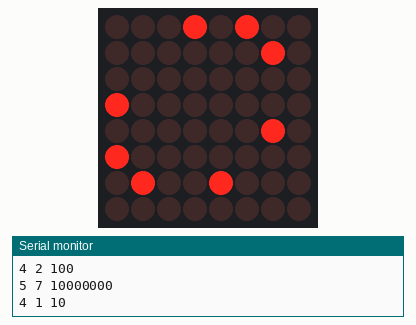
The sketch below on a simulated Arduino Uno, built with avr-gcc and run on an emulated ATmega328P. On the bench: 8×8 LED matrix, the last lines printed to the serial monitor. Random numbers use the default seed unless the sketch sets one.

Above: at 1.2 s.
At 4.5 s:
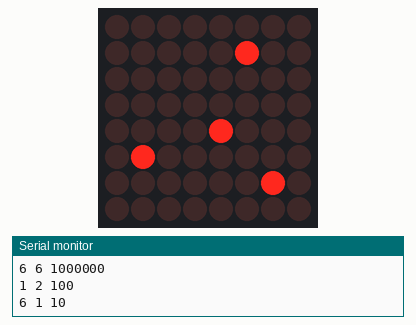
At 14.65 s:
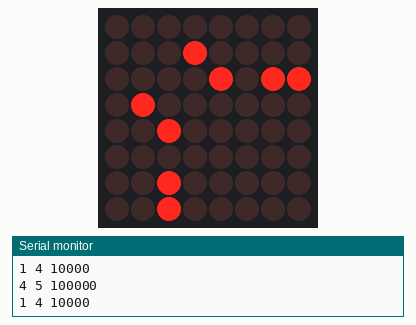
At 18.85 s:
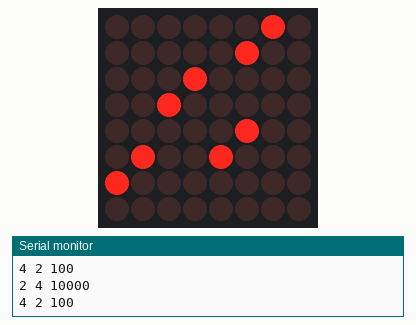
At 23.55 s:
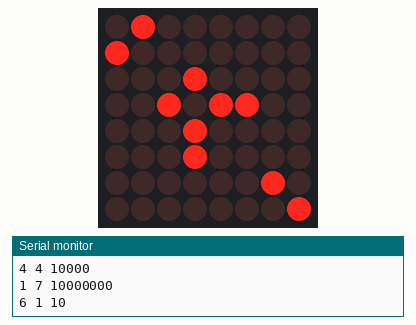
At 38.2 s:
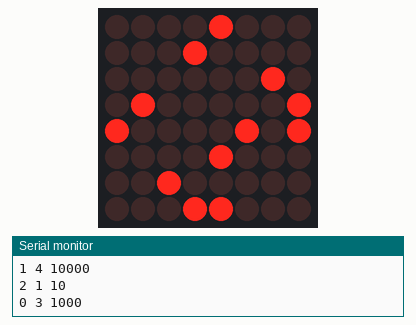

The sketch:

MatrixDemo_rows_col.ino
```cpp
//We always have to include the library
#include "LedControl.h"

typedef enum {
  WRITE_MODE,
  ERASE_MODE
} w_e_enum;

/*
  Now we need a LedControl to work with.
 ***** These pin numbers will probably not work with your hardware *****
  pin 2 (12) is connected to the DataIn
  pin 3 (11) is connected to the CLK
  pin 4 (10) is connected to LOAD
  We have only a single MAX72XX.
*/
LedControl lc = LedControl(4, 3, 2, 1);

// we always wait a bit between updates of the display
unsigned long delaytime = 100;
unsigned long pM_0 = 0;
unsigned long pM_1 = 0;

// debounce
const byte buttonPin = 7;
int buttonState;             // the current reading from the input pin
int lastButtonState = HIGH;   // the previous reading from the input pin

boolean write_erase = WRITE_MODE;
// the following variables are unsigned long's because the time, measured in miliseconds,
// will quickly become a bigger number than can't be stored in an int.
unsigned long lastDebounceTime = 0;  // the last time the output pin was toggled
unsigned long debounceDelay = 50;    // the debounce time; increase if the output flickers

const byte joyPinX = A2;
const byte joyPinY = A3;
const byte srandPin = A0;

void setup()
{
  randomSeed(analogRead(srandPin));
  pinMode(buttonPin, INPUT_PULLUP);
  // The MAX72XX is in power-saving mode on startup, we have to do a wakeup call
  lc.shutdown(0, false);
  // Set the brightness to a medium values
  lc.setIntensity(0, 8);
  // and clear the display
  lc.clearDisplay(0);
  Serial.begin(9600);
}

int lastRanA = 9;
int lastRanB = 9;

unsigned long lastMillis = 0;

void loop()
{
  int ranA, ranB;
  boolean ok = false;
  byte data = 0;
  unsigned long curMillis = millis();

  if (curMillis - lastMillis >= 100)
  {
    lastMillis = curMillis;
    while (ok == false)
    {
      ranA = random(0, 8);
      if (ranA != lastRanA)
        ok = true;
    }
    Serial.print(ranA);
    Serial.print(F(" "));
    lastRanA = ranA;
    ok = false;
    while (ok == false)
    {
      ranB = random(0, 8);
      if (ranB != lastRanB)
        ok = true;
    }
    lastRanB = ranB;
    bitSet(data, ranB);
    Serial.print(ranB);
    Serial.print(F(" "));
    Serial.println(data, BIN);
    //lc.setRow(0, ranA, B00001000);
    lc.setRow(0, ranA, data);
    lc.setColumn(0, ranA, data);
  }
}

/*
  This function lights up a some Leds in a row.
  The pattern will be repeated on every row.
  The pattern will blink along with the row-number.
  row number 4 (index==3) will blink 4 times etc.
*/
void rows()
{
  for (int row = 0; row < 8; row++)
  {
    delay(delaytime);
    lc.setRow(0, row, B10100000);
    delay(delaytime);
    lc.setRow(0, row, (byte)0);
    for (int i = 0; i < row; i++)
    {
      delay(delaytime);
      lc.setRow(0, row, B10100000);
      delay(delaytime);
      lc.setRow(0, row, (byte)0);
    }
  }
}

/*
  This function lights up a some Leds in a column.
  The pattern will be repeated on every column.
  The pattern will blink along with the column-number.
  column number 4 (index==3) will blink 4 times etc.
*/
void columns()
{
  for (int col = 0; col < 8; col++)
  {
    delay(delaytime);
    lc.setColumn(0, col, B10100000);
    delay(delaytime);
    lc.setColumn(0, col, (byte)0);
    for (int i = 0; i < col; i++)
    {
      delay(delaytime);
      lc.setColumn(0, col, B10100000);
      delay(delaytime);
      lc.setColumn(0, col, (byte)0);
    }
  }
}

/*
  This function will light up every Led on the matrix.
  The led will blink along with the row-number.
  row number 4 (index==3) will blink 4 times etc.
*/
void single()
{
  for (int row = 0; row < 8; row++)
  {
    for (int col = 0; col < 8; col++)
    {
      delay(delaytime);
      lc.setLed(0, row, col, true);
      delay(delaytime);
      for (int i = 0; i < col; i++)
      {
        lc.setLed(0, row, col, false);
        delay(delaytime);
        lc.setLed(0, row, col, true);
        delay(delaytime);
      }
    }
  }
}

void GridMark(int x, int y)
{
  lc.setLed(0, y, x, true);
}

void GridClear(int x, int y)
{
  lc.setLed(0, y, x, false);
}
```
